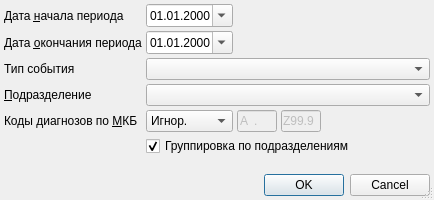
<?xml version="1.0" encoding="UTF-8"?>
<ui version="4.0">
 <class>AnaliticReportsDeathStationaryDialog</class>
 <widget class="QDialog" name="AnaliticReportsDeathStationaryDialog">
  <property name="windowModality">
   <enum>Qt::ApplicationModal</enum>
  </property>
  <property name="geometry">
   <rect>
    <x>0</x>
    <y>0</y>
    <width>434</width>
    <height>200</height>
   </rect>
  </property>
  <property name="windowTitle">
   <string>параметры отчёта</string>
  </property>
  <property name="sizeGripEnabled">
   <bool>true</bool>
  </property>
  <layout class="QGridLayout" name="gridLayout">
   <property name="margin">
    <number>4</number>
   </property>
   <property name="spacing">
    <number>4</number>
   </property>
   <item row="0" column="0">
    <widget class="QLabel" name="lblBegDate">
     <property name="text">
      <string>Дата &amp;начала периода</string>
     </property>
     <property name="buddy">
      <cstring>edtBegDate</cstring>
     </property>
    </widget>
   </item>
   <item row="0" column="1">
    <widget class="CDateEdit" name="edtBegDate">
     <property name="sizePolicy">
      <sizepolicy hsizetype="Maximum" vsizetype="Fixed">
       <horstretch>0</horstretch>
       <verstretch>0</verstretch>
      </sizepolicy>
     </property>
     <property name="displayFormat">
      <string>dd.MM.yyyy</string>
     </property>
     <property name="calendarPopup">
      <bool>true</bool>
     </property>
    </widget>
   </item>
   <item row="0" column="2" colspan="3">
    <spacer>
     <property name="orientation">
      <enum>Qt::Horizontal</enum>
     </property>
     <property name="sizeHint" stdset="0">
      <size>
       <width>91</width>
       <height>20</height>
      </size>
     </property>
    </spacer>
   </item>
   <item row="1" column="0">
    <widget class="QLabel" name="lblEndDate">
     <property name="text">
      <string>Дата &amp;окончания периода</string>
     </property>
     <property name="buddy">
      <cstring>edtEndDate</cstring>
     </property>
    </widget>
   </item>
   <item row="1" column="1">
    <widget class="CDateEdit" name="edtEndDate">
     <property name="sizePolicy">
      <sizepolicy hsizetype="Maximum" vsizetype="Fixed">
       <horstretch>0</horstretch>
       <verstretch>0</verstretch>
      </sizepolicy>
     </property>
     <property name="displayFormat">
      <string>dd.MM.yyyy</string>
     </property>
     <property name="calendarPopup">
      <bool>true</bool>
     </property>
    </widget>
   </item>
   <item row="1" column="2" colspan="3">
    <spacer>
     <property name="orientation">
      <enum>Qt::Horizontal</enum>
     </property>
     <property name="sizeHint" stdset="0">
      <size>
       <width>91</width>
       <height>20</height>
      </size>
     </property>
    </spacer>
   </item>
   <item row="2" column="0">
    <widget class="QLabel" name="lblEventType">
     <property name="text">
      <string>Тип события</string>
     </property>
    </widget>
   </item>
   <item row="2" column="1" colspan="4">
    <widget class="CRBComboBox" name="cmbEventType"/>
   </item>
   <item row="3" column="0">
    <widget class="QLabel" name="lblOrgStructure">
     <property name="text">
      <string>&amp;Подразделение</string>
     </property>
     <property name="buddy">
      <cstring>cmbOrgStructure</cstring>
     </property>
    </widget>
   </item>
   <item row="3" column="1" colspan="4">
    <widget class="COrgStructureComboBox" name="cmbOrgStructure"/>
   </item>
   <item row="4" column="0">
    <widget class="QLabel" name="lblMKB">
     <property name="text">
      <string>Коды диагнозов по &amp;МКБ</string>
     </property>
     <property name="buddy">
      <cstring>cmbMKBFilter</cstring>
     </property>
    </widget>
   </item>
   <item row="4" column="1">
    <widget class="QComboBox" name="cmbMKBFilter">
     <item>
      <property name="text">
       <string>Игнор.</string>
      </property>
     </item>
     <item>
      <property name="text">
       <string>Интервал</string>
      </property>
     </item>
    </widget>
   </item>
   <item row="4" column="2">
    <widget class="CICDCodeEdit" name="edtMKBFrom">
     <property name="enabled">
      <bool>false</bool>
     </property>
     <property name="sizePolicy">
      <sizepolicy hsizetype="Fixed" vsizetype="Fixed">
       <horstretch>0</horstretch>
       <verstretch>0</verstretch>
      </sizepolicy>
     </property>
     <property name="maximumSize">
      <size>
       <width>40</width>
       <height>16777215</height>
      </size>
     </property>
     <property name="inputMask">
      <string>a00.00; </string>
     </property>
     <property name="text">
      <string>A.</string>
     </property>
     <property name="maxLength">
      <number>6</number>
     </property>
    </widget>
   </item>
   <item row="4" column="3">
    <widget class="CICDCodeEdit" name="edtMKBTo">
     <property name="enabled">
      <bool>false</bool>
     </property>
     <property name="sizePolicy">
      <sizepolicy hsizetype="Fixed" vsizetype="Fixed">
       <horstretch>0</horstretch>
       <verstretch>0</verstretch>
      </sizepolicy>
     </property>
     <property name="maximumSize">
      <size>
       <width>40</width>
       <height>16777215</height>
      </size>
     </property>
     <property name="inputMask">
      <string>a00.00; </string>
     </property>
     <property name="text">
      <string>Z99.9</string>
     </property>
     <property name="maxLength">
      <number>6</number>
     </property>
    </widget>
   </item>
   <item row="4" column="4">
    <spacer name="horizontalSpacer">
     <property name="orientation">
      <enum>Qt::Horizontal</enum>
     </property>
     <property name="sizeHint" stdset="0">
      <size>
       <width>109</width>
       <height>20</height>
      </size>
     </property>
    </spacer>
   </item>
   <item row="5" column="1" colspan="4">
    <widget class="QCheckBox" name="chkIsGroupingOS">
     <property name="text">
      <string>Группировка по подразделениям</string>
     </property>
     <property name="checked">
      <bool>true</bool>
     </property>
    </widget>
   </item>
   <item row="6" column="0" colspan="2">
    <spacer>
     <property name="orientation">
      <enum>Qt::Vertical</enum>
     </property>
     <property name="sizeHint" stdset="0">
      <size>
       <width>129</width>
       <height>20</height>
      </size>
     </property>
    </spacer>
   </item>
   <item row="7" column="0" colspan="5">
    <widget class="QDialogButtonBox" name="buttonBox">
     <property name="orientation">
      <enum>Qt::Horizontal</enum>
     </property>
     <property name="standardButtons">
      <set>QDialogButtonBox::Cancel|QDialogButtonBox::Ok</set>
     </property>
    </widget>
   </item>
  </layout>
 </widget>
 <customwidgets>
  <customwidget>
   <class>COrgStructureComboBox</class>
   <extends>QComboBox</extends>
   <header>Orgs/OrgStructComboBoxes.h</header>
  </customwidget>
  <customwidget>
   <class>CRBComboBox</class>
   <extends>QComboBox</extends>
   <header>library/crbcombobox.h</header>
  </customwidget>
  <customwidget>
   <class>CDateEdit</class>
   <extends>QDateEdit</extends>
   <header>library/DateEdit</header>
  </customwidget>
  <customwidget>
   <class>CICDCodeEdit</class>
   <extends>QLineEdit</extends>
   <header>library/ICDCodeEdit.h</header>
  </customwidget>
 </customwidgets>
 <tabstops>
  <tabstop>edtBegDate</tabstop>
  <tabstop>edtEndDate</tabstop>
  <tabstop>cmbEventType</tabstop>
  <tabstop>cmbOrgStructure</tabstop>
  <tabstop>cmbMKBFilter</tabstop>
  <tabstop>edtMKBFrom</tabstop>
  <tabstop>edtMKBTo</tabstop>
  <tabstop>chkIsGroupingOS</tabstop>
  <tabstop>buttonBox</tabstop>
 </tabstops>
 <resources/>
 <connections>
  <connection>
   <sender>buttonBox</sender>
   <signal>accepted()</signal>
   <receiver>AnaliticReportsDeathStationaryDialog</receiver>
   <slot>accept()</slot>
   <hints>
    <hint type="sourcelabel">
     <x>112</x>
     <y>177</y>
    </hint>
    <hint type="destinationlabel">
     <x>102</x>
     <y>90</y>
    </hint>
   </hints>
  </connection>
  <connection>
   <sender>buttonBox</sender>
   <signal>rejected()</signal>
   <receiver>AnaliticReportsDeathStationaryDialog</receiver>
   <slot>reject()</slot>
   <hints>
    <hint type="sourcelabel">
     <x>225</x>
     <y>177</y>
    </hint>
    <hint type="destinationlabel">
     <x>236</x>
     <y>76</y>
    </hint>
   </hints>
  </connection>
 </connections>
</ui>
